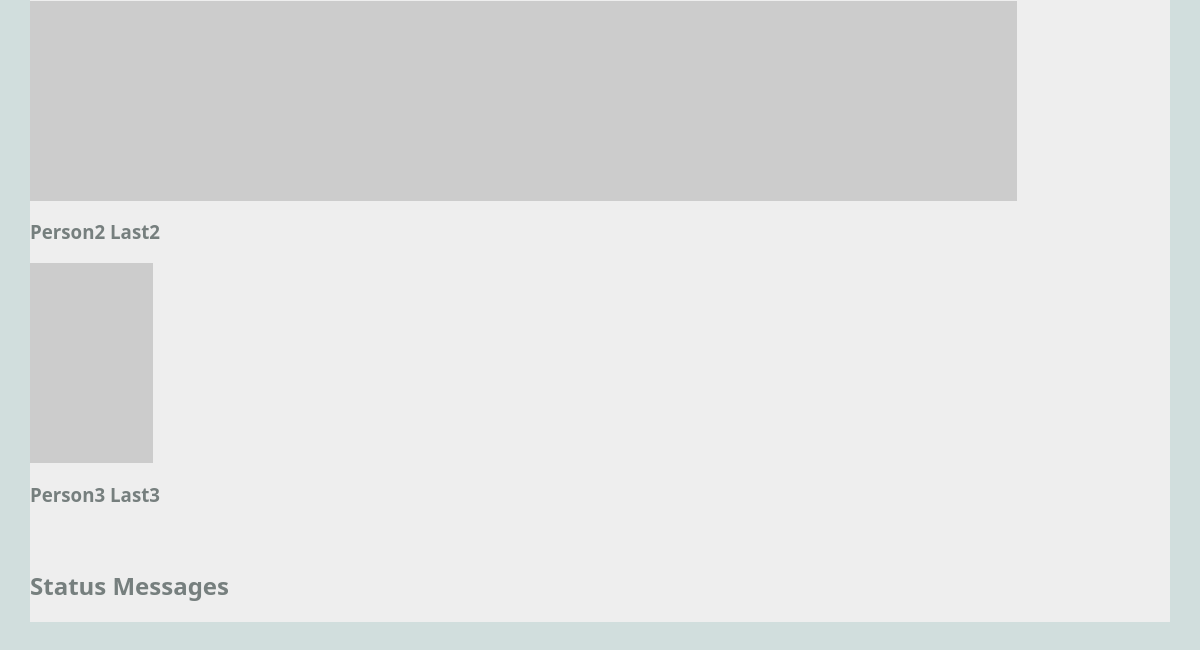
The page /mini_fb/profile/5 (lower part) on the database as committed earlier.
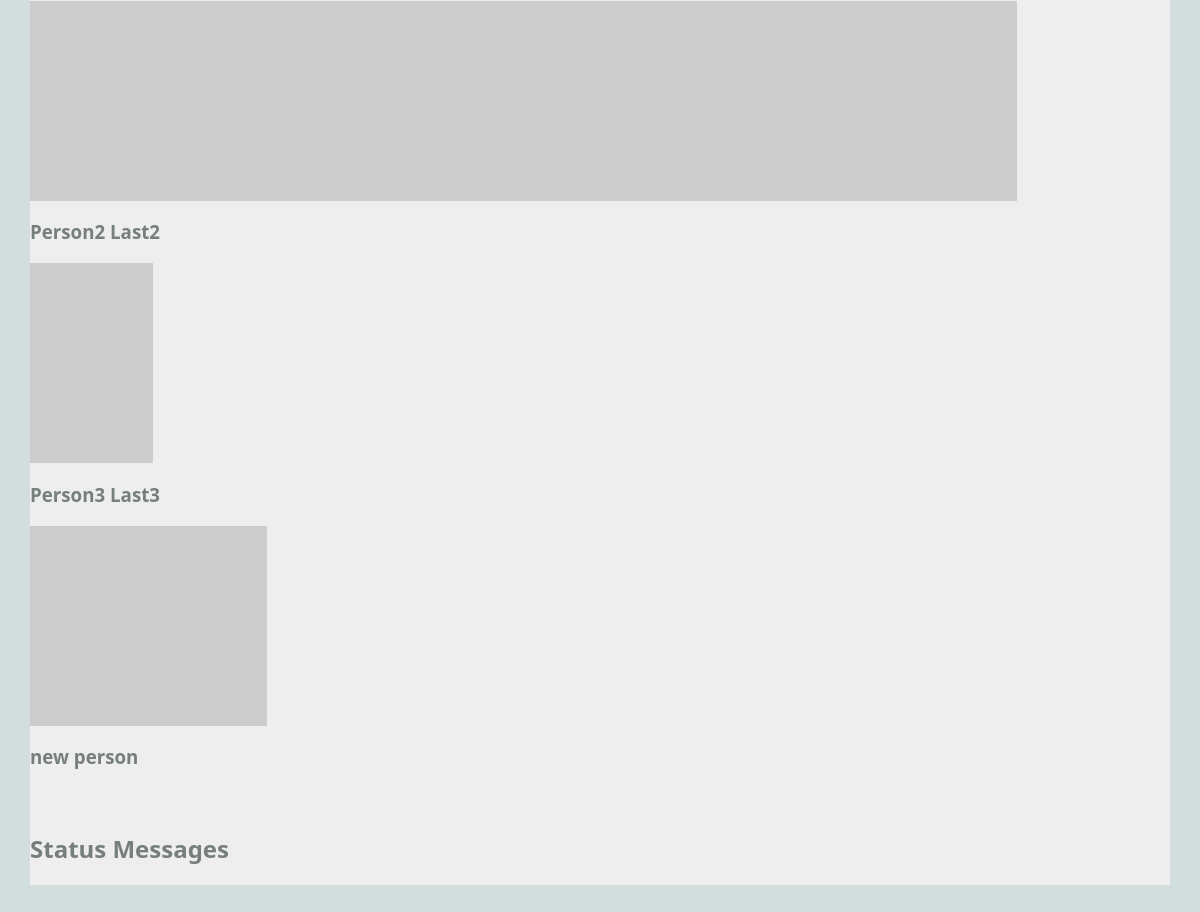
The same page on the database as committed later.
### mini_fb/models.py (models this page shows, shortened)
class Profile(models.Model):
    fname = models.TextField(blank=False)  # First name of the user
    lname = models.TextField(blank=False)  # Last name of the user
    city = models.TextField(blank=False)   # City where the user resides
    email = models.TextField(blank=False)  # Email address of the user
    profile_image_url = models.URLField(blank=True)  # Profile image URL (optional)
    user = models.ForeignKey(User, on_delete=models.CASCADE) # Link mini_fb Profile to django User
    def __str__(self):
        return f'{self.fname} {self.lname}'
    def get_status_messages(self):
        status_messages = StatusMessage.objects.filter(profile=self).order_by('-timestamp')
        return status_messages
    def get_friends(self):
        friends = Friend.objects.filter(models.Q(profile1=self) | models.Q(profile2=self))
        friend_profiles = [f.profile1 if f.profile2 == self else f.profile2 for f in friends]
        return friend_profiles

### mini_fb/views.py (the view)
# urls.py: path('profile/<int:pk>', ShowProfilePageView.as_view(), name='show_profile'),
class ShowProfilePageView(DetailView):
    model = Profile  # The Profile model we are working with
    template_name = 'mini_fb/show_profile.html'  # Template for displaying a single profile
    context_object_name = 'profile'  # Name used to access the profile in the template file

### mini_fb/templates/mini_fb/show_profile.html (shortened to what this page needs)
{% extends 'mini_fb/base.html' %}
{% block content %}
<main class="grid-container">
  <div class="container">
    <table>
      {% for friend in profile.get_friends %}
        <tr>
          {% if friend.profile_image_url %}
          <a href="{% url 'show_profile' friend.pk %}">
            <img src="{{friend.profile_image_url}}" alt="{{friend.profile_image_url}}" />
          </a>
          {% endif %}
          <h3>{{friend.fname}} {{friend.lname}}</h3>
        </tr>
      {% endfor %}
    </table>
  </div>
  <div class="container">
    <h2>Status Messages</h2>
  </div>
</main>
{% endblock %}

Rows that differ between the two databases and show on the page:
now on this page (row edited): Profile: fname "new", lname "person"
